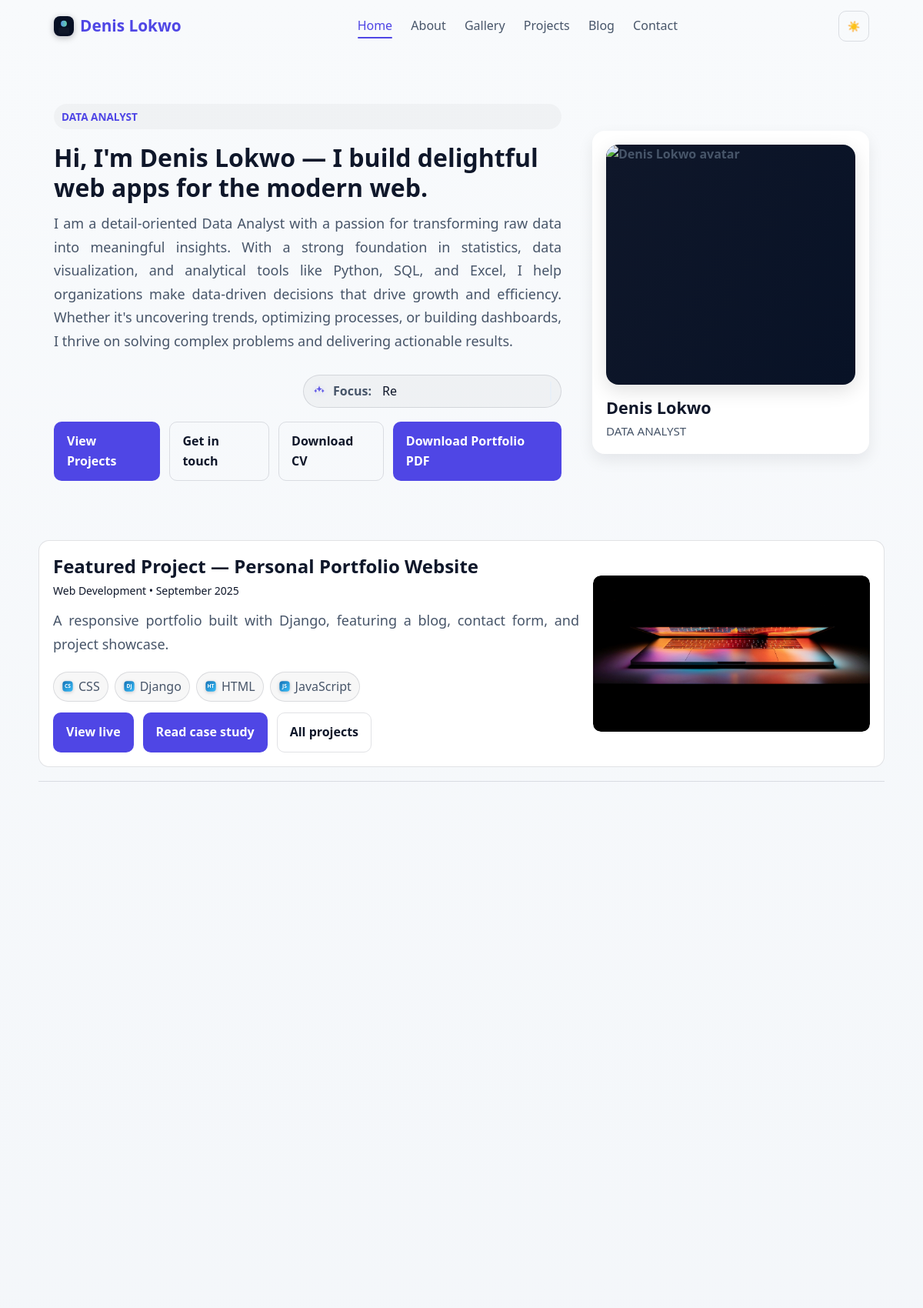
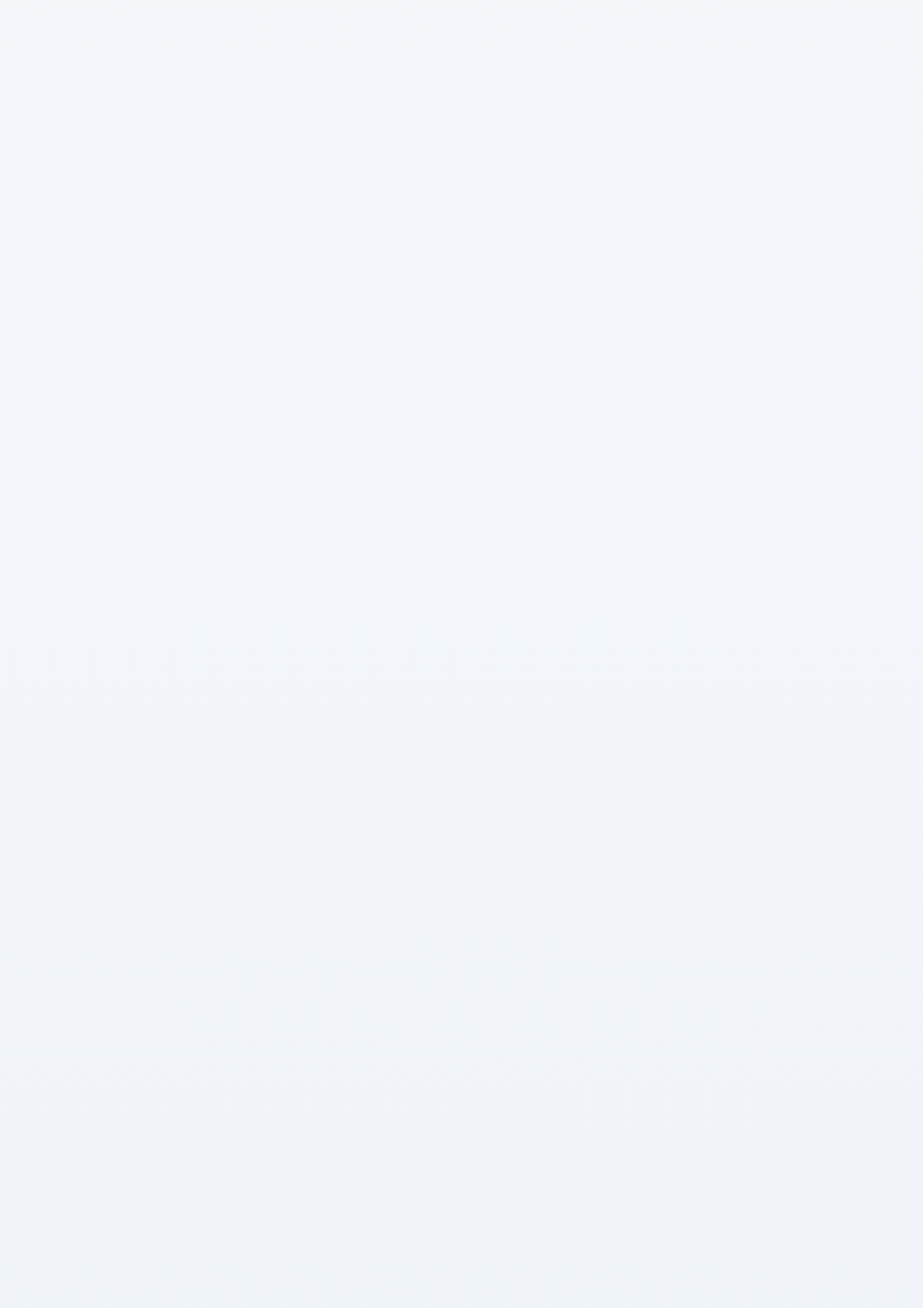
The page / (upper part) on the database its author committed (2 pictures, top to bottom).
### portfolio/models.py (models this page shows, shortened)
class Profile(models.Model):
    name = models.CharField(max_length=150, default='Denis Lokwo')
    title = models.CharField(max_length=220, blank=True)
    intro = models.TextField(blank=True)
    summary = models.TextField(blank=True)
    location = models.CharField(max_length=150, blank=True)
    email = models.EmailField(blank=True)
    phone = models.CharField(max_length=50, blank=True)
    whatsapp = models.CharField(max_length=50, blank=True)
    avatar = models.ImageField(upload_to='profile/', blank=True, null=True)
    key = models.UUIDField(default=uuid.uuid4, unique=True, editable=False, null=True)
    skills = models.JSONField(blank=True, null=True, help_text='List of skills')
    tools = models.JSONField(blank=True, null=True, help_text='List of tools/technologies')
    languages = models.JSONField(blank=True, null=True, help_text='List of languages')
    interests = models.JSONField(blank=True, null=True, help_text='List of interests')
    links = models.JSONField(blank=True, null=True, help_text='Dict of external links')
    experience = models.JSONField(blank=True, null=True, help_text='List of experience items')
    education = models.JSONField(blank=True, null=True, help_text='List of education items')
    certifications = models.JSONField(blank=True, null=True)
    awards = models.JSONField(blank=True, null=True)
    updated_at = models.DateTimeField(auto_now=True)
    created_at = models.DateTimeField(auto_now_add=True)
    class Meta:
        ordering = ['-updated_at']

class Project(models.Model):
    title = models.CharField(max_length=200)
    slug = models.SlugField(max_length=220, unique=True)
    key = models.UUIDField(default=uuid.uuid4, unique=True, editable=False, null=True)
    description = models.TextField()
    technologies = models.CharField(max_length=200, help_text="Comma-separated list of technologies", blank=True)
    category = models.CharField(max_length=100, blank=True)
    date = models.DateField()
    image = models.ImageField(upload_to='projects/', blank=True, null=True)
    url = models.URLField(blank=True)
    is_featured = models.BooleanField(default=False, help_text="Show on homepage featured section")
    featured_order = models.PositiveIntegerField(default=0, help_text="Lower = earlier in featured list")
    class Meta:
        ordering = ['-date']
    def tech_list(self):
        if hasattr(self, 'tags') and self.tags.exists():
            return list(self.tags.values_list('name', flat=True))
        return [tech.strip() for tech in (self.technologies or '').split(',') if tech.strip()]
    def get_absolute_url(self):
        return reverse('portfolio:project_detail', args=[self.slug])

class Tag(models.Model):
    name = models.CharField(max_length=50, unique=True)
    key = models.UUIDField(default=uuid.uuid4, unique=True, editable=False)
    class Meta:
        ordering = ['name']

### portfolio/views.py (the view)
# urls.py: 2. Add a URL to urlpatterns:  path('', views.home, name='home')
@cache_page(HOME_CACHE_SECONDS)
def home(request):
	posts = Post.objects.filter(published=True).order_by('-created_at')[:3]
	qs = Project.objects.all()
	featured_list = list(qs.filter(is_featured=True).order_by('featured_order', '-date')[:3])
	if len(featured_list) < 3:
		need = 3 - len(featured_list)
		extras = list(qs.exclude(pk__in=[p.pk for p in featured_list]).order_by('-date')[:need])
		projects = featured_list + extras
	else:
		projects = featured_list
	try:
		SiteSettings = apps.get_model('portfolio', 'SiteSettings')
		ss = SiteSettings.objects.first()
		show_t = True if (not ss or getattr(ss, 'show_testimonials_home', True)) else False
		limit_t = (getattr(ss, 'testimonials_home_limit', 6) or 6)
	except Exception:
		show_t = True
		limit_t = 6
	if show_t:
		testimonials = Testimonial.objects.filter(featured=True).order_by('order','-created_at','id')[:limit_t]
	else:
		testimonials = []
	form = ContactForm()
	from django.utils import timezone as _tz
	current_year = _tz.now().year
	start_year = getattr(settings, 'CAREER_START_YEAR', current_year)
	years = max(1, current_year - int(start_year))
	projects_count = Project.objects.count()
	posts_count = Post.objects.filter(published=True).count()
	top_tags = list(Tag.objects.annotate(cnt=Count('projects')).order_by('-cnt', 'name')[:10].values_list('name', flat=True))
	featured_post = posts[0] if posts else None
	featured_project = (featured_list[0] if featured_list else Project.objects.order_by('-date').first())
	return render(request, 'home.html', {
		'posts': posts,
		'projects': projects,
		'testimonials': testimonials,
		'testimonials_enabled': show_t,
		'form': form,
		'stats': {
			'years': years,
			'projects': projects_count,
			'posts': posts_count,
		},
		'top_tags': top_tags,
		'featured_post': featured_post,
		'featured_project': featured_project,
	})

### blog/models.py (called while the page is built)
    def get_absolute_url(self):
        return reverse('blog:post_detail', args=[self.slug])

### portfolio/context_processors.py (called while the page is built)
def analytics(request):
    cal = getattr(settings, 'CALENDLY_URL', '')
    try:
        SiteSettings = apps.get_model('portfolio', 'SiteSettings')
        obj = SiteSettings.objects.first()
        if obj and getattr(obj, 'calendly_url', ''):
            cal = obj.calendly_url
    except Exception:
        pass
    return {
        'GA_MEASUREMENT_ID': getattr(settings, 'GA_MEASUREMENT_ID', None),
        'CALENDLY_URL': cal,
    }

### portfolio/templatetags/site_extras.py (called while the page is built)
@register.simple_tag(takes_context=True)
def absolute_static(context, path: str) -> str:
    try:
        url = static(path)
    except Exception:
        url = path
    request = context.get('request')
    if request:
        try:
            return request.build_absolute_uri(url)
        except Exception:
            return url
    return url

def _tech_badge_svg(label: str, size: int = 18, color_a: str = "#6366f1", color_b: str = "#60a5fa") -> str:
    label = (label or "").strip()[:3]
    svg = f'''
    <svg class="tech-svg" width="{size}" height="{size}" viewBox="0 0 24 24" xmlns="http://www.w3.org/2000/svg" aria-hidden="true" focusable="false">
      <defs>
        <linearGradient id="g" x1="0" y1="0" x2="1" y2="1">
          <stop offset="0%" stop-color="{color_a}"/>
          <stop offset="100%" stop-color="{color_b}"/>
        </linearGradient>
      </defs>
      <rect x="2" y="2" width="20" height="20" rx="6" fill="url(#g)"/>
    <text x="12" y="15" text-anchor="middle" font-size="10" font-weight="700" font-family="system-ui, -apple-system, 'Segoe UI', Roboto, Arial, sans-serif" fill="#fff">{label}</text>
    </svg>
    '''
    return svg

@register.filter(name="get")
def get_item(obj, key):
    try:
        if obj is None or key is None:
            return None
        if isinstance(obj, dict):
            return obj.get(key)
        return getattr(obj, str(key), None)
    except Exception:
        return None

### portfolio/templates/home.html (shortened to what this page needs)
{% extends 'base.html' %}
{% load static site_extras %}
{% block content %}
<section class="hero container">
	<div class="hero-grid">
		<div class="intro">
			<span class="eyebrow fade-up stagger-1">{{ SITE.home_eyebrow|default:PROFILE.title|default:'Software Developer' }}</span>
			<h1 class="title fade-up stagger-2">{{ SITE.hero_heading|default:"Hi, I'm "|add:PROFILE.name|add:" — I build delightful web apps for the modern web." }}</h1>
			<p class="lead fade-up stagger-3">{{ SITE.hero_subheading|default:PROFILE.intro|default:PROFILE.summary|default:"I'm a full-stack developer focused on performance, accessibility, and clean UX. I enjoy turning ideas into production-quality code and mentoring junior engineers." }}</p>
			<div class="roles-line pill fade-up stagger-3" aria-label="Rotating roles">
				<span class="sparkle-icon" aria-hidden="true">
					<svg width="16" height="16" viewBox="0 0 24 24" fill="currentColor" xmlns="http://www.w3.org/2000/svg">
						<path d="M12 2l1.7 4.6L18 8.3l-4.3 1.7L12 14l-1.7-4.1L6 8.3l4.3-1.7L12 2zm7 6l.9 2.4L22 12l-2.1 1.6L19 16l-.9-2.4L16 12l2.1-1.6L19 8zm-14 0l.9 2.4L8 12l-2.1 1.6L5 16l-.9-2.4L2 12l2.1-1.6L5 8z"/>
					</svg>
				</span>
				<span class="roles-label">Focus:</span>
				<span class="type-wrap"><span data-roles="{{ SITE.home_roles|default:'React Developer|Django Developer|Open Source Contributor' }}" data-speed="80" data-pause="800" data-back-pause="350"></span></span>
			</div>
            <div class="cta-row fade-up stagger-3">
				<a class="btn" href="#projects">View Projects</a>
				<a class="btn secondary" href="/contact/">Get in touch</a>
				{% if SITE.resume_url %}
				<a class="btn secondary" href="{{ SITE.resume_url }}" download>Download CV</a>
				{% else %}
				<a class="btn secondary" href="{% static 'resume/Denis_Lokwo_Resume.pdf' %}" download>Download CV</a>
				{% endif %}
				<a class="btn" href="{% url 'portfolio:portfolio_pdf' %}">Download Portfolio PDF</a>
			</div>
		</div>
			<div style="display:flex;gap:18px;align-items:flex-start">
				<div class="profile-card fade-up stagger-1">
					<div class="avatar">
						{% if SITE.home_avatar_url %}
						<img src="{{ SITE.home_avatar_url }}" alt="{{ PROFILE.name }} avatar">
						{% elif PROFILE.avatar_url %}
						<img src="{{ PROFILE.avatar_url }}" alt="{{ PROFILE.name }} avatar">
						{% else %}
						<img src="{% static 'images/avatar.svg' %}" alt="{{ PROFILE.name }} avatar">
						{% endif %}
					</div>
					<div class="profile-meta">
						<h4>{{ PROFILE.name }}</h4>
						<p>{{ PROFILE.title|default:'Full-stack developer — Django, React, TypeScript, PostgreSQL.' }}</p>
					</div>
				</div>
			</div>
	</div>
</section>
{% if featured_project %}
<section class="container" style="padding:10px 0 10px">
	<div class="featured-project">
		<div class="fp-content">
			<h2 class="fp-title">Featured Project — {{ featured_project.title }}</h2>
			<p class="meta">{{ featured_project.category|default:'General' }} • {{ featured_project.date|date:'F Y' }}</p>
			<p class="lead">{{ featured_project.description|truncatewords:36 }}</p>
			{% with techs=featured_project.tech_list %}
			{% if techs %}
				<div class="tech-chips" style="margin:8px 0 14px">
					{% for t in techs %}<span class="chip">{% tech_icon t 16 %} {{ t }}</span>{% endfor %}
				</div>
			{% endif %}
			{% endwith %}
			<div class="cta-row">
				{% if featured_project.url %}
				<a class="btn" href="{{ featured_project.url }}" target="_blank" rel="noopener" data-ev="project_view_live" data-project="{{ featured_project.title }}" data-url="{{ featured_project.url }}">View live</a>
				{% endif %}
				<a class="btn" href="{{ featured_project.get_absolute_url }}" data-ev="case_study_open" data-project="{{ featured_project.title }}" data-slug="{{ featured_project.slug }}">Read case study</a>
				<a class="btn secondary" href="/projects/">All projects</a>
			</div>
		</div>
		{% if featured_project.image %}
		<div class="fp-media">
			<img src="{{ featured_project.image.url }}" alt="{{ featured_project.title }} screenshot" loading="lazy">
		</div>
		{% endif %}
	</div>
	<hr style="border:none;border-top:1px solid var(--border);margin:18px 0 0" />
</section>
{% endif %}
{% endblock %}

### portfolio/templates/base.html (shortened to what this page needs)
<!DOCTYPE html>
<html lang="en">
<head>
	{% load static site_extras %}
	<link rel="stylesheet" href="{% static 'css/styles.css' %}">
</head>
<body>
		<header class="site-header" role="banner">
		<div class="container header-inner">
				<a class="brand" href="/">
					{% if SITE.logo_light_url or SITE.logo_dark_url %}
						{% if SITE.logo_dark_url %}
							<img src="{{ SITE.logo_dark_url }}" alt="" class="brand-logo brand-logo-dark" aria-hidden="true">
						{% endif %}
						{% if SITE.logo_light_url %}
							<img src="{{ SITE.logo_light_url }}" alt="" class="brand-logo brand-logo-light" aria-hidden="true">
						{% endif %}
					{% elif SITE.logo_url %}
						<img src="{{ SITE.logo_url }}" alt="" class="brand-logo" aria-hidden="true">
					{% else %}
						<img src="{% static 'images/avatar.svg' %}" alt="" class="brand-logo" aria-hidden="true">
					{% endif %}
					<span>{{ SITE.brand_name|default:PROFILE.name }}</span>
				</a>
				<nav class="site-nav" role="navigation" aria-label="Primary navigation">
					<a href="/" class="{% if request.path == '/' %}active{% endif %}" {% if request.path == '/' %}aria-current="page"{% endif %}>Home</a>
					<a href="/about/" class="{% if request.path|slice:':7' == '/about/' %}active{% endif %}" {% if request.path|slice:':7' == '/about/' %}aria-current="page"{% endif %}>About</a>
					<a href="/gallery/" class="{% if request.path|slice:':9' == '/gallery/' %}active{% endif %}" {% if request.path|slice:':9' == '/gallery/' %}aria-current="page"{% endif %}>Gallery</a>
					<a href="/projects/" class="{% if request.path|slice:':10' == '/projects/' %}active{% endif %}" {% if request.path|slice:':10' == '/projects/' %}aria-current="page"{% endif %}>Projects</a>
					<a href="/blog/" class="{% if request.path|slice:':6' == '/blog/' %}active{% endif %}" {% if request.path|slice:':6' == '/blog/' %}aria-current="page"{% endif %}>Blog</a>
					<a href="/contact/" class="{% if request.path|slice:':9' == '/contact/' %}active{% endif %}" {% if request.path|slice:':9' == '/contact/' %}aria-current="page"{% endif %}>Contact</a>
				</nav>
				<div style="display:flex;align-items:center;gap:10px;">
					<button id="theme-toggle" class="theme-toggle" aria-label="Toggle dark mode" aria-pressed="false" title="Toggle theme">
						<span class="sun" aria-hidden="true">☀️</span>
					</button>
				</div>
		</div>
	</header>
	<main>
			<div id="main-content">{% block content %}{% endblock %}</div>
	</main>
</body>
</html>

### portfolio/templates/base.html (style rules this page uses)
nav, footer { transition: opacity 0.8s; }

### rows shown on the page
Profile: brand_name "Denis Lokwo", home_eyebrow "DATA ANALYST", hero_heading|add "Hi, I'm Denis Lokwo — I build delightful web apps for the modern web.", hero_subheading "I am a detail-oriented Data Analyst with a passion for transforming raw data into meaningful insights. With a strong foundation in statistics, data visualization, and analytical tools like Python, SQL, and Excel, I help organizations make data-driven decisions that drive growth and efficiency. Whether it's uncovering trends, optimizing processes, or building dashboards, I thrive on solving complex problems and delivering actionable results.", name "Denis Lokwo", title "DATA ANALYST"
Project: title "Personal Portfolio Website", category "Web Development", date "September 2025", description "A responsive portfolio built with Django, featuring a blog, contact form, and project showcase.", image (picture)
Tag: tech_icon "CS", name "CSS"
Tag: tech_icon "Dj", name "Django"
Tag: tech_icon "HT", name "HTML"
Tag: tech_icon "JS", name "JavaScript"
